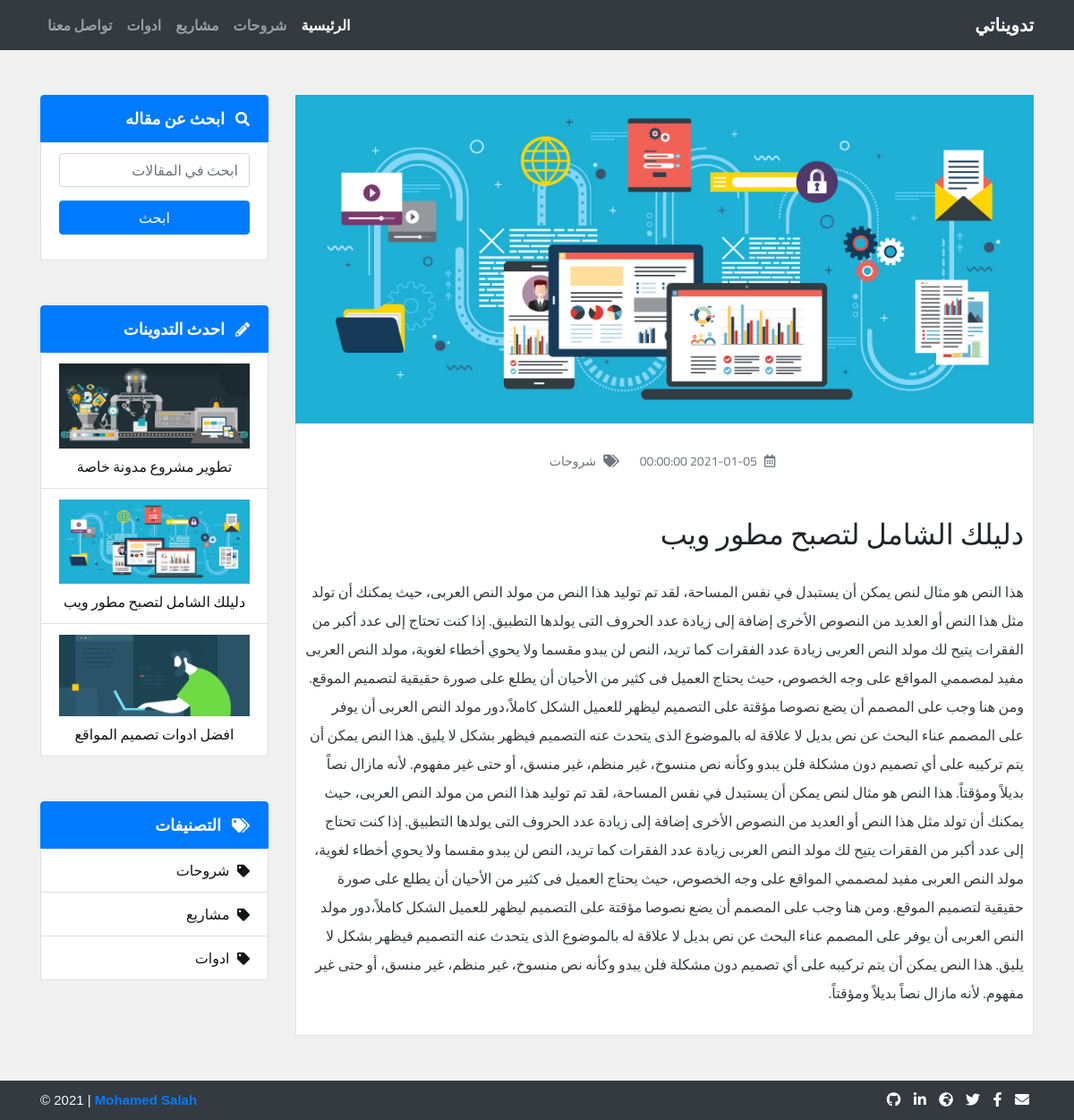
The app's page /post.php?id=32 with its own data.
### tables this page shows
CREATE TABLE `categories` (
  `category_id` int(11) NOT NULL,
  `category_name` varchar(100) NOT NULL,
  `category_date` DATETIME NOT NULL DEFAULT current_timestamp()
);

CREATE TABLE `posts` (
  `post_id` int(11) NOT NULL,
  `post_title` varchar(100) NOT NULL,
  `post_category` varchar(100) NOT NULL,
  `post_content` varchar(5000) NOT NULL,
  `post_picture` varchar(100) NOT NULL,
  `post_date` DATETIME NOT NULL DEFAULT current_timestamp()
);

### post.php (the view, shortened to what this page needs)
<?php
include 'dashboard/include/connection.php';
include 'include/header.php';
include 'include/navbar.php';
$postID = $_GET['id'];
?>
<div class="content">
  <div class="container">
    <div class="row">
      <div class="single-post col-lg-9">
        <?php
        $query = 'SELECT * FROM posts WHERE post_id = ?';
        $stmt = $db->prepare($query);
        $stmt->execute([$postID]);
        $row = $stmt->fetch();
        ?>
        <div class="post-img">
          <img class="img-fluid" src="images/posts/<?php echo $row['post_picture']; ?>" alt="Post Image">
        </div>
        <div class="post-details border-top-0 bg-white">
          <div class="post-meta text-secondary text-center">
            <i class="far fa-calendar-alt"></i>
            <span class="date"><?php echo $row['post_date']; ?></span>
            <i class="fas fa-tags"></i>
            <span class="tag"><?php echo $row['post_category']; ?></span>
          </div>
          <div class="post-title">
            <h2><?php echo $row['post_title']; ?></h2>
          </div>
          <div class="post-content text-dark">
            <p><?php echo $row['post_content']; ?></p>
          </div>
        </div>
      </div>
      <div class="d-none d-lg-block col-lg-3">
        <?php
        include 'include/sidebar.php';
        ?>
      </div>
    </div>
  </div>
</div>
<?php
include 'include/footer.php';
?>

### include/navbar.php (shortened to what this page needs)
<nav class="navbar navbar-expand-md navbar-dark bg-dark">
  <div class="container">
    <a class="navbar-brand" href="index.php">تدويناتي</a>
    <div class="collapse navbar-collapse border-secondary" id="navbarSupportedContent">
      <ul class="navbar-nav ml-auto">
        <li class="nav-item active">
          <a class="nav-link" href="index.php">الرئيسية</a>
        </li>
        <?php
        $stmt = $db->query('SELECT category_name FROM categories ORDER BY category_id LIMIT 0, 3');
        while($row = $stmt->fetch()) {
          ?>
          <li class="nav-item">
            <a class="nav-link" href="categories.php?category=<?php echo $row['category_name']; ?>">
              <?php echo $row['category_name']; ?>
            </a>
          </li>
          <?php
        }
          ?>
        <li class="nav-item">
          <a class="nav-link" href="contact.php">تواصل معنا</a>
        </li>
      </ul>
    </div>
  </div>
</nav>

### include/sidebar.php
<div class="sidebar-item search">
  <ul class="list-group">
    <li class="list-group-item active">
      <i class="fas fa-search"></i>
      <span class="category-name">ابحث عن مقاله</span>
    </li>
    <li class="list-group-item">
      <form action="search.php" method="get">
        <div class="form-group">
          <input class="form-control" type="text" id="search" name="search" placeholder="ابحث في المقالات">
          <button type="submit" id="submit" class="btn btn-primary d-block btn-block">ابحث</button>
        </div>
      </form>
    </li>
  </ul>
</div>
<div class="sidebar-item latest-posts">
  <ul class="list-group">
    <li class="list-group-item active">
      <i class="fas fa-pencil-alt"></i>
      <span class="category-name">احدث التدوينات</span>
    </li>
    <?php
    $limit = 3;
    $start = 0;
    $stmt = $db->query('SELECT post_id,post_picture, post_title FROM posts ORDER BY post_id DESC LIMIT ' . $start . ', ' . $limit);
    while($row = $stmt->fetch()) {
      ?>
      <li class="list-group-item">
        <a class="text-center" href="post.php?id=<?php echo $row['post_id']; ?>">
          <img class="d-block mb-2 img-fluid" src="images/posts/<?php echo $row['post_picture']; ?>" alt="Post Image">
          <span><?php echo $row['post_title']; ?></span>
        </a>
      </li>
      <?php
    }
    ?>
  </ul>
</div>
<div class="sidebar-item categories">
  <ul class="list-group">
    <li class="list-group-item active">
      <i class="fas fa-tags"></i>
      <span class="category-name">التصنيفات</span>
    </li>
    <?php
    $stmt = $db->query('SELECT category_name FROM categories ORDER BY category_id');
    while($row = $stmt->fetch()) {
      ?>
      <li class="list-group-item">
        <a href="categories.php?category=<?php echo $row['category_name']; ?>">
          <i class="fas fa-tag"></i>
          <span><?php echo $row['category_name']; ?></span>
        </a>
      </li>
      <?php
    }
    ?>
  </ul>
</div>

### css/style.css (style rules this page uses)
* { box-sizing: border-box; }
body { font-family: 'Cairo', sans-serif; background-color: #f0f0f0; }
nav { font-weight: 600; }
nav .navbar-nav .nav-item .nav-link { transition: 0.25s; }
.content { margin: 50px 0; }
.content .single-post .post-details { border: 1px solid #e0e0e0; padding: 25px 10px 15px; }
.content .single-post .post-details { padding-top: 30px; }
.content .single-post .post-details .post-meta { margin-bottom: 50px; font-size: 14px; }
.content .single-post .post-details .post-meta i { margin: 5px; }
.content .single-post .post-details .post-meta .date { margin-left: 15px; }
.content .single-post .post-details .post-title { margin-bottom: 30px; font-weight: 700; }
.content .single-post .post-details .post-content p { line-height: 2; }
.content .sidebar-item { margin-bottom: 50px; }
.content .sidebar-item .list-group .list-group-item.active { font-size: 18px; font-weight: 700; }
.content .sidebar-item .list-group .list-group-item.active i { font-size: 16px; margin-left: 8px; }
.content .sidebar-item .list-group .list-group-item a { color: #121416; display: block; transition: 0.25s; }
.content .sidebar-item.search button { margin-top: 15px; }
.content .categories .list-group .list-group-item a i { margin-left: 5px; font-size: 14px; }

### records on screen
categories: category_name "شروحات"
categories: category_name "مشاريع"
categories: category_name "ادوات"
posts: post_picture (picture), post_date "2021-01-05 00:00:00", post_category "شروحات", post_title "دليلك الشامل لتصبح مطور ويب", post_content "هذا النص هو مثال لنص يمكن أن يستبدل في نفس المساحة، لقد تم توليد هذا النص من مولد النص العربى، حيث يمكنك أن تولد مثل هذا النص أو العديد من النصوص الأخرى إضافة إلى زيادة عدد الحروف التى يولدها التطبيق. إذا كنت تحتاج إلى عدد أكبر من الفقرات يتيح لك مولد النص العربى زيادة عدد الفقرات كما تريد، النص لن يبدو مقسما ولا يحوي أخطاء لغوية، مولد النص العربى مفيد لمصممي المواقع على وجه الخصوص، حيث يحتاج العميل فى كثير من الأحيان أن يطلع على صورة حقيقية لتصميم الموقع. ومن هنا وجب على المصمم أن يضع نصوصا مؤقتة على التصميم ليظهر للعميل الشكل كاملاً،دور مولد النص العربى أن يوفر على المصمم عناء البحث عن نص بديل لا علاقة له بالموضوع الذى يتحدث عنه التصميم فيظهر بشكل لا يليق. هذا النص يمكن أن يتم تركيبه على…"
posts: post_picture (picture), post_title "تطوير مشروع مدونة خاصة"
posts: post_picture (picture), post_title "افضل ادوات تصميم المواقع"
